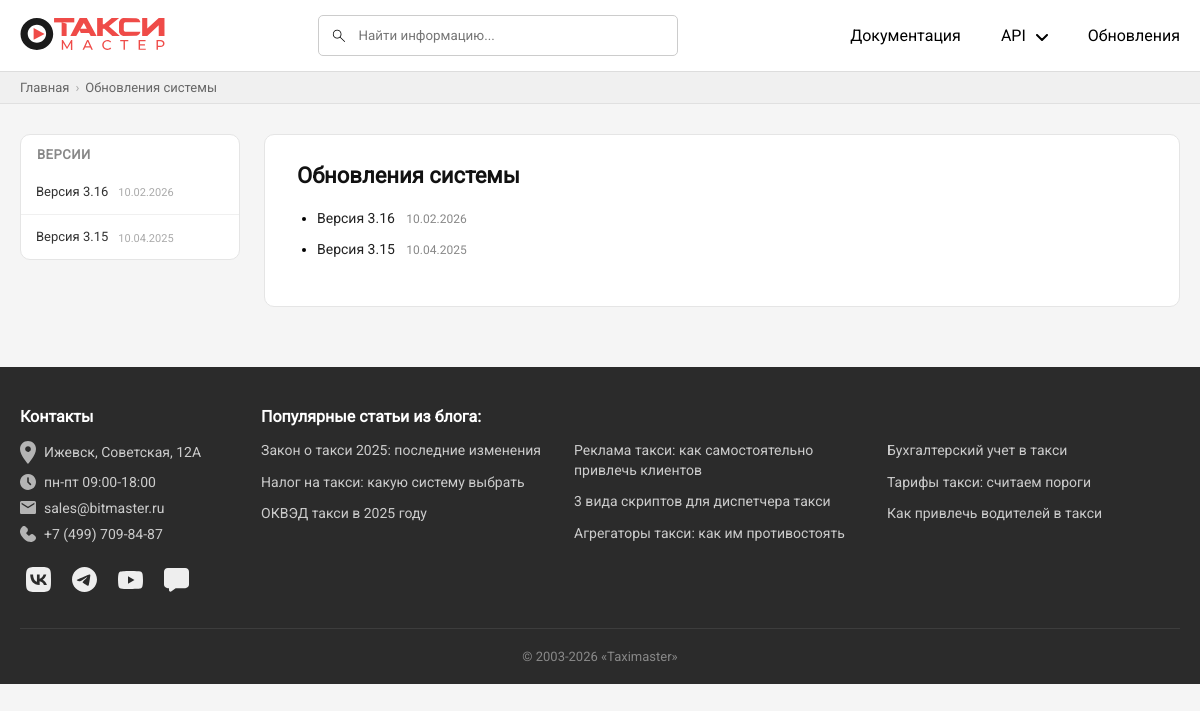
The app's page /updates.php with its own data.
### tables this page shows
CREATE TABLE `updates` (
  `id` int(11) NOT NULL,
  `version` varchar(50) NOT NULL,
  `release_date` date DEFAULT NULL,
  `file_path` varchar(255) DEFAULT NULL,
  `sort_order` int(11) DEFAULT '0'
);

### updates.php (the view, shortened to what this page needs)
<?php
include("php/connect_db.php");
$stmt = $conn->prepare("SELECT * FROM updates ORDER BY sort_order DESC");
$stmt->execute();
$allUpdates = $stmt->get_result()->fetch_all(MYSQLI_ASSOC);
$currentUpdate = null;
?>
<!DOCTYPE html>
<html lang="ru">
<head>
    <link rel="stylesheet" href="css/style.css">
    <link rel="stylesheet" href="css/taxophone.css">
    <link rel="stylesheet" href="css/updates.css">
</head>
<body>
    <?php include("php/header.php");?>
<div class="breadcrumb">
    <div class="container">
        <a href="index.php">Главная</a>
        <span class="breadcrumb-sep">›</span>
        <?php if ($currentUpdate): ?>
            <a href="updates.php">Обновления системы</a>
            <span class="breadcrumb-sep">›</span>
            <span>Версия <?= htmlspecialchars($currentUpdate['version']) ?></span>
        <?php else: ?>
            <span>Обновления системы</span>
        <?php endif; ?>
    </div>
</div>
<div class="page-layout">
    <div class="container page-layout__inner">
        <aside class="sidebar">
            <p class="sidebar-versions-title">Версии</p>
            <?php foreach ($allUpdates as $u): ?>
                <a href="updates.php?version=<?= urlencode($u['version']) ?>"
                   class="sidebar-item <?= ($currentUpdate && $currentUpdate['id'] === $u['id']) ? 'active' : '' ?>">
                    <span>Версия <?= htmlspecialchars($u['version']) ?></span>
                    <?php if ($u['release_date']): ?>
                        <span class="sidebar-version-date"><?= date('d.m.Y', strtotime($u['release_date'])) ?></span>
                    <?php endif; ?>
                </a>
            <?php endforeach; ?>
        </aside>
        <main class="content-area">
        <?php if ($currentUpdate): ?>
            <a href="updates.php" class="back-link">← Назад</a>
            <h1 class="content-title">Версия <?= htmlspecialchars($currentUpdate['version']) ?></h1>
            <div class="update-content">
                <?php if ($currentUpdate['file_path'] && file_exists($currentUpdate['file_path'])): ?>
                    <iframe
                        src="<?= htmlspecialchars($currentUpdate['file_path']) ?>"
                        width="100%"
                        height="900px"
                        style="border: none; border-radius: 8px;">
                    </iframe>
                <?php else: ?>
                    <p>Файл обновления не найден.</p>
                <?php endif; ?>
            </div>
            <?php else: ?>
                <h1 class="content-title">Обновления системы</h1>
                <ul class="content-list">
                    <?php foreach ($allUpdates as $u): ?>
                        <li>
                            <a href="updates.php?version=<?= urlencode($u['version']) ?>">
                                Версия <?= htmlspecialchars($u['version']) ?>
                                <?php if ($u['release_date']): ?>
                                    <span class="list-date"><?= date('d.m.Y', strtotime($u['release_date'])) ?></span>
                                <?php endif; ?>
                            </a>
                        </li>
                    <?php endforeach; ?>
                </ul>
            <?php endif; ?>
        </main>
    </div>
</div>
<?php include("php/footer.php"); ?>
</body>
</html>

### css/style.css (style rules this page uses)
* { margin: 0; padding: 0; box-sizing: border-box; font-family: "Roboto-Regular"; }
body { background: #f5f5f5; }
a { text-decoration: none; color: #fff; }
.container { max-width: 1440px; margin: 0 auto; width: 100%; padding: 0 20px; }

### css/taxophone.css (style rules this page uses)
.breadcrumb { background: #f0f0f0; border-bottom: 1px solid #e0e0e0; padding: 8px 0; font-size: 13px; color: #666; }
.breadcrumb .container { display: flex; align-items: center; gap: 6px; }
.breadcrumb a { color: #666; text-decoration: none; }
.breadcrumb-sep { color: #aaa; }
.page-layout { padding: 30px 0 60px; }
.page-layout__inner { display: flex; gap: 24px; align-items: flex-start; }
.sidebar { width: 220px; flex-shrink: 0; background: white; border-radius: 10px; border: 1px solid #e5e5e5; overflow: hidden; }
.sidebar-item { display: flex; align-items: center; gap: 10px; padding: 13px 15px; text-decoration: none; color: #333; font-size: 13px; line-height: 1.4; border-bottom: 1px solid #f0f0f0; transition: background 0.15s; }
.sidebar-item:last-child { border-bottom: none; }
.content-area { flex: 1; min-width: 0; background: white; border-radius: 10px; border: 1px solid #e5e5e5; padding: 28px 32px 36px; }
.content-title { font-size: 22px; font-weight: 700; color: #111; margin-bottom: 12px; }
.content-list { list-style: disc; padding-left: 20px; margin-bottom: 0; margin-top: 20px; }
.content-list li { margin-bottom: 10px; font-size: 14px; line-height: 1.5; }
.content-list li a { color: #222; text-decoration: none; transition: color 0.15s; }

### css/updates.css (style rules this page uses)
.sidebar-versions-title { font-weight: 700; font-size: 13px; color: #888; text-transform: uppercase; padding: 12px 16px 8px; letter-spacing: 0.5px; }
.sidebar-version-date { display: block; font-size: 11px; color: #aaa; margin-top: 2px; }
.list-date { font-size: 12px; color: #888; margin-left: 8px; }

### records on screen
updates: version "3.16", release_date "10.02.2026"
updates: version "3.15", release_date "10.04.2025"
